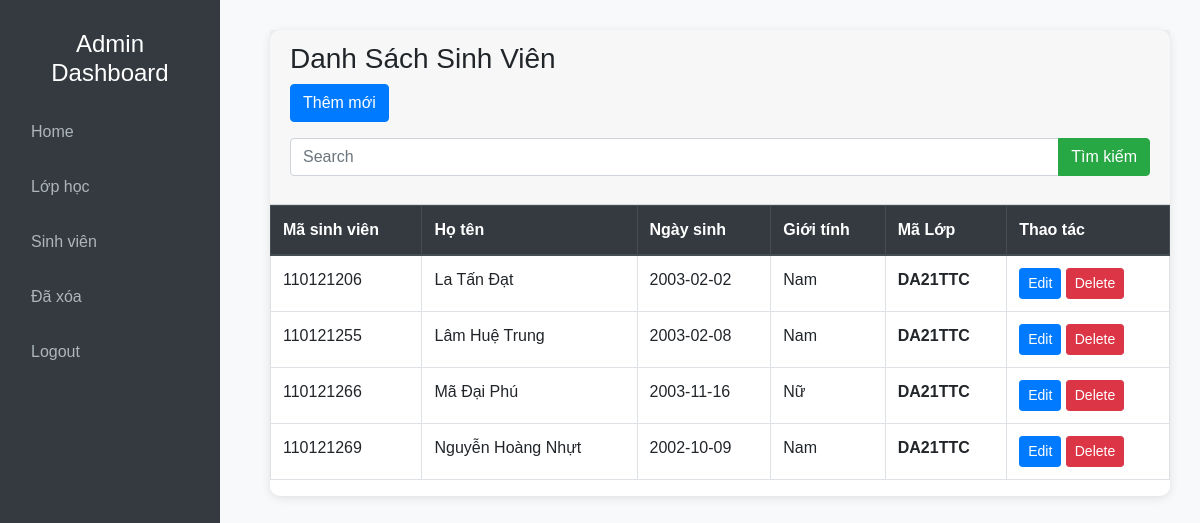
Page /admin/index.php?action=qlsv&query=lietke on the earlier database version.
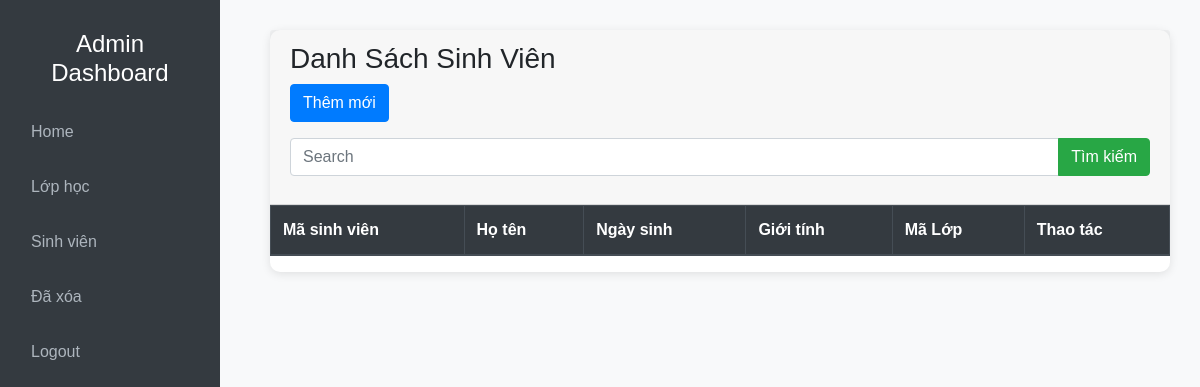
Same page on the later database version.
### tables this page shows
CREATE TABLE `sinhvien` (
  `maSV` varchar(9) NOT NULL COMMENT 'Mã sinh viên',
  `hoLot` varchar(20) NOT NULL COMMENT 'Họ lót',
  `tenSV` varchar(10) NOT NULL COMMENT 'Tên sinh viên',
  `ngaySinh` date NOT NULL COMMENT 'Ngày sinh',
  `gioiTinh` varchar(6) NOT NULL COMMENT 'Giới tính',
  `maLop` varchar(20) NOT NULL COMMENT 'Mã Lớp',
  `email` varchar(255) NOT NULL COMMENT 'Email',
  `soDT` varchar(11) NOT NULL COMMENT 'Số điện thoại',
  `diaChi` text NOT NULL COMMENT 'Địa chỉ',
  `hinhAnh` varchar(255) NOT NULL COMMENT 'Hình ảnh',
  `isDeleted` tinyint(1) DEFAULT 0
);

### admin/modules/qlSV/lietke.php (the view)
<?php
    if (isset($_POST['search'])) {
        $SearchText = $_POST['SearchText'];
        $sql = "SELECT * FROM sinhvien
                WHERE isDeleted = 0
                AND (CONCAT(hoLot, ' ', tenSV) LIKE '%$SearchText%'
                OR maSV LIKE '%$SearchText%'
                OR maLop LIKE '%$SearchText%'
                OR gioiTinh LIKE '%$SearchText%')";
    } else {
        $sql = "SELECT * FROM sinhvien WHERE isDeleted = 0";
    }
    $query = mysqli_query($conn, $sql);
?>
<div class="card">
        <div class="card-header ">
            <h3>Danh Sách Sinh Viên</h3>
            <a class = "btn btn-primary mb-3" href = "index.php?action=qlsv&query=them">Thêm mới</a>
            <form action="" method = "POST">
                <div class="input-group mb-3">
                    <input type="text" class="form-control" placeholder="Search" name = "SearchText">
                    <div class="input-group-append">
                        <button class="btn btn-success" type="submit" name="search">Tìm kiếm</button>
                    </div>
                </div>
            </form>
        </div>
        <table class="table table-bordered table-hover">
            <thead class="thead-dark">
                <tr>
                    <th scope="col">Mã sinh viên</th>
                    <th scope="col">Họ tên</th>
                    <th scope="col">Ngày sinh</th>
                    <th scope="col">Giới tính</th>
                    <th scope="col">Mã Lớp</th>
                    <th scope="col">Thao tác</th>
                </tr>
            </thead>
            <tbody>
            <?php while($row = mysqli_fetch_assoc($query)){?>
                <tr onclick="window.location.href='index.php?action=qlsv&query=thongtin&masv=<?php echo $row['maSV'] ?>';" style="cursor: pointer;">
                    <td><?php echo $row['maSV'] ?></td>
                    <td><?php echo $row['hoLot'] . " " . $row['tenSV']; ?></td>
                    <td><?php echo $row['ngaySinh']?></td>
                    <td><?php echo $row['gioiTinh']?></td>
                    <th><?php echo $row['maLop']?></th>
                    <td>
                        <a href="?action=qlsv&query=sua&masv=<?php echo $row['maSV'] ?>" class="btn btn-sm btn-primary" class="btn btn-sm btn-danger" type="submit" >Edit</a>
                        <a onclick = "return confirm('Bạn có thực sự muốn xóa không?')" href="modules/qlSV/xuly.php?masv=<?php echo $row['maSV']; ?>" class="btn btn-sm btn-danger" type="submit">Delete</a>
                    </td>
                </tr>
            <?php } ?>
            </tbody>
        </table>
    </div>

Differences in the rows shown:
no longer on this page (row edited): sinhvien: maSV "110121206", hoLot "La Tấn", tenSV "Đạt", ngaySinh "2003-02-02", gioiTinh "Nam", maLop "DA21TTC"
no longer on this page (row edited): sinhvien: maSV "110121255", hoLot "Lâm Huệ", tenSV "Trung", ngaySinh "2003-02-08", gioiTinh "Nam", maLop "DA21TTC"
no longer on this page (row edited): sinhvien: maSV "110121266", hoLot "Mã Đại", tenSV "Phú", ngaySinh "2003-11-16", gioiTinh "Nữ", maLop "DA21TTC"
no longer on this page (row edited): sinhvien: maSV "110121269", hoLot "Nguyễn Hoàng", tenSV "Nhựt", ngaySinh "2002-10-09", gioiTinh "Nam", maLop "DA21TTC"
